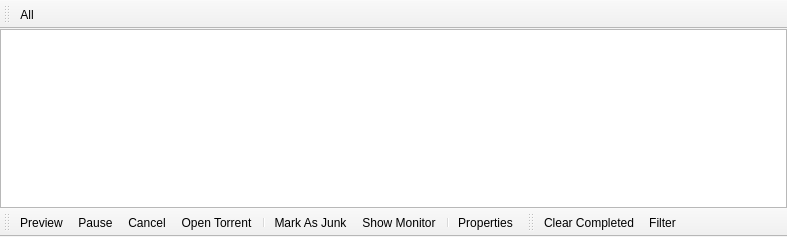
<?xml version="1.0" encoding="UTF-8"?>
<ui version="4.0">
 <class>WidgetDownloads</class>
 <widget class="QMainWindow" name="WidgetDownloads">
  <property name="geometry">
   <rect>
    <x>0</x>
    <y>0</y>
    <width>787</width>
    <height>237</height>
   </rect>
  </property>
  <property name="windowTitle">
   <string>Downloads</string>
  </property>
  <property name="windowIcon">
   <iconset resource="Resource.qrc">
    <normaloff>:/Resource/Generic/Download.png</normaloff>:/Resource/Generic/Download.png</iconset>
  </property>
  <property name="iconSize">
   <size>
    <width>20</width>
    <height>20</height>
   </size>
  </property>
  <widget class="QWidget" name="centralwidget">
   <layout class="QVBoxLayout" name="verticalLayout">
    <property name="spacing">
     <number>0</number>
    </property>
    <property name="margin">
     <number>0</number>
    </property>
    <item>
     <widget class="QTreeView" name="treeViewDownloads"/>
    </item>
   </layout>
  </widget>
  <widget class="QToolBar" name="toolBarFileTypes">
   <property name="contextMenuPolicy">
    <enum>Qt::PreventContextMenu</enum>
   </property>
   <property name="windowTitle">
    <string>toolBar</string>
   </property>
   <property name="iconSize">
    <size>
     <width>16</width>
     <height>16</height>
    </size>
   </property>
   <property name="toolButtonStyle">
    <enum>Qt::ToolButtonTextBesideIcon</enum>
   </property>
   <property name="floatable">
    <bool>false</bool>
   </property>
   <attribute name="toolBarArea">
    <enum>TopToolBarArea</enum>
   </attribute>
   <attribute name="toolBarBreak">
    <bool>false</bool>
   </attribute>
   <addaction name="actionDownloadsFilterAll"/>
  </widget>
  <widget class="QToolBar" name="toolBarControls">
   <property name="contextMenuPolicy">
    <enum>Qt::PreventContextMenu</enum>
   </property>
   <property name="windowTitle">
    <string>toolBar_2</string>
   </property>
   <property name="iconSize">
    <size>
     <width>16</width>
     <height>16</height>
    </size>
   </property>
   <property name="toolButtonStyle">
    <enum>Qt::ToolButtonTextBesideIcon</enum>
   </property>
   <property name="floatable">
    <bool>false</bool>
   </property>
   <attribute name="toolBarArea">
    <enum>BottomToolBarArea</enum>
   </attribute>
   <attribute name="toolBarBreak">
    <bool>false</bool>
   </attribute>
   <addaction name="actionDownloadsPreview"/>
   <addaction name="actionDownloadsPause"/>
   <addaction name="actionDownloadsCancel"/>
   <addaction name="actionOpenTorrent"/>
   <addaction name="separator"/>
   <addaction name="actionDownloadMarkAsJunk"/>
   <addaction name="actionDownloadShowMonitor"/>
   <addaction name="separator"/>
   <addaction name="actionDownloadProperties"/>
  </widget>
  <widget class="QToolBar" name="toolBarFilter">
   <property name="contextMenuPolicy">
    <enum>Qt::PreventContextMenu</enum>
   </property>
   <property name="windowTitle">
    <string>toolBar</string>
   </property>
   <property name="iconSize">
    <size>
     <width>16</width>
     <height>16</height>
    </size>
   </property>
   <property name="toolButtonStyle">
    <enum>Qt::ToolButtonTextBesideIcon</enum>
   </property>
   <property name="floatable">
    <bool>false</bool>
   </property>
   <attribute name="toolBarArea">
    <enum>BottomToolBarArea</enum>
   </attribute>
   <attribute name="toolBarBreak">
    <bool>false</bool>
   </attribute>
   <addaction name="actionClearCompleted"/>
   <addaction name="actionFilter"/>
  </widget>
  <action name="actionDownloadsFilterAll">
   <property name="checkable">
    <bool>true</bool>
   </property>
   <property name="icon">
    <iconset resource="Resource.qrc">
     <normaloff>:/Resource/Generic/Download.png</normaloff>:/Resource/Generic/Download.png</iconset>
   </property>
   <property name="text">
    <string>All</string>
   </property>
   <property name="toolTip">
    <string>All</string>
   </property>
  </action>
  <action name="actionDownloadsPreview">
   <property name="icon">
    <iconset resource="Resource.qrc">
     <normaloff>:/Resource/Media/PlayMedia.png</normaloff>:/Resource/Media/PlayMedia.png</iconset>
   </property>
   <property name="text">
    <string>Preview</string>
   </property>
   <property name="toolTip">
    <string>Preview</string>
   </property>
  </action>
  <action name="actionDownloadsPause">
   <property name="icon">
    <iconset resource="Resource.qrc">
     <normaloff>:/Resource/Media/PauseMedia.png</normaloff>:/Resource/Media/PauseMedia.png</iconset>
   </property>
   <property name="text">
    <string>Pause</string>
   </property>
   <property name="toolTip">
    <string>Pause</string>
   </property>
  </action>
  <action name="actionDownloadsCancel">
   <property name="icon">
    <iconset resource="Resource.qrc">
     <normaloff>:/Resource/Generic/Cancel.png</normaloff>:/Resource/Generic/Cancel.png</iconset>
   </property>
   <property name="text">
    <string>Cancel</string>
   </property>
   <property name="toolTip">
    <string>Cancel</string>
   </property>
  </action>
  <action name="actionDownloadMarkAsJunk">
   <property name="icon">
    <iconset resource="Resource.qrc">
     <normaloff>:/Resource/Library/Junk.png</normaloff>:/Resource/Library/Junk.png</iconset>
   </property>
   <property name="text">
    <string>Mark As Junk</string>
   </property>
   <property name="toolTip">
    <string>Mark As Junk</string>
   </property>
  </action>
  <action name="actionDownloadShowMonitor">
   <property name="icon">
    <iconset resource="Resource.qrc">
     <normaloff>:/Resource/Generic/Graph.png</normaloff>:/Resource/Generic/Graph.png</iconset>
   </property>
   <property name="text">
    <string>Show Monitor</string>
   </property>
   <property name="toolTip">
    <string>Show Monitor</string>
   </property>
  </action>
  <action name="actionDownloadProperties">
   <property name="icon">
    <iconset resource="Resource.qrc">
     <normaloff>:/Resource/Generic/Properties.png</normaloff>:/Resource/Generic/Properties.png</iconset>
   </property>
   <property name="text">
    <string>Properties</string>
   </property>
   <property name="toolTip">
    <string>Properties</string>
   </property>
  </action>
  <action name="actionOpenTorrent">
   <property name="icon">
    <iconset resource="Resource.qrc">
     <normaloff>:/Resource/Networks/BitTorrent.png</normaloff>:/Resource/Networks/BitTorrent.png</iconset>
   </property>
   <property name="text">
    <string>Open Torrent</string>
   </property>
   <property name="toolTip">
    <string>Open Torrent</string>
   </property>
  </action>
  <action name="actionClearCompleted">
   <property name="icon">
    <iconset resource="Resource.qrc">
     <normaloff>:/Resource/Generic/Clear.png</normaloff>:/Resource/Generic/Clear.png</iconset>
   </property>
   <property name="text">
    <string>Clear Completed</string>
   </property>
  </action>
  <action name="actionFilter">
   <property name="icon">
    <iconset resource="Resource.qrc">
     <normaloff>:/Resource/Generic/Filter.png</normaloff>:/Resource/Generic/Filter.png</iconset>
   </property>
   <property name="text">
    <string>Filter</string>
   </property>
  </action>
 </widget>
 <resources>
  <include location="Resource.qrc"/>
 </resources>
 <connections/>
</ui>
